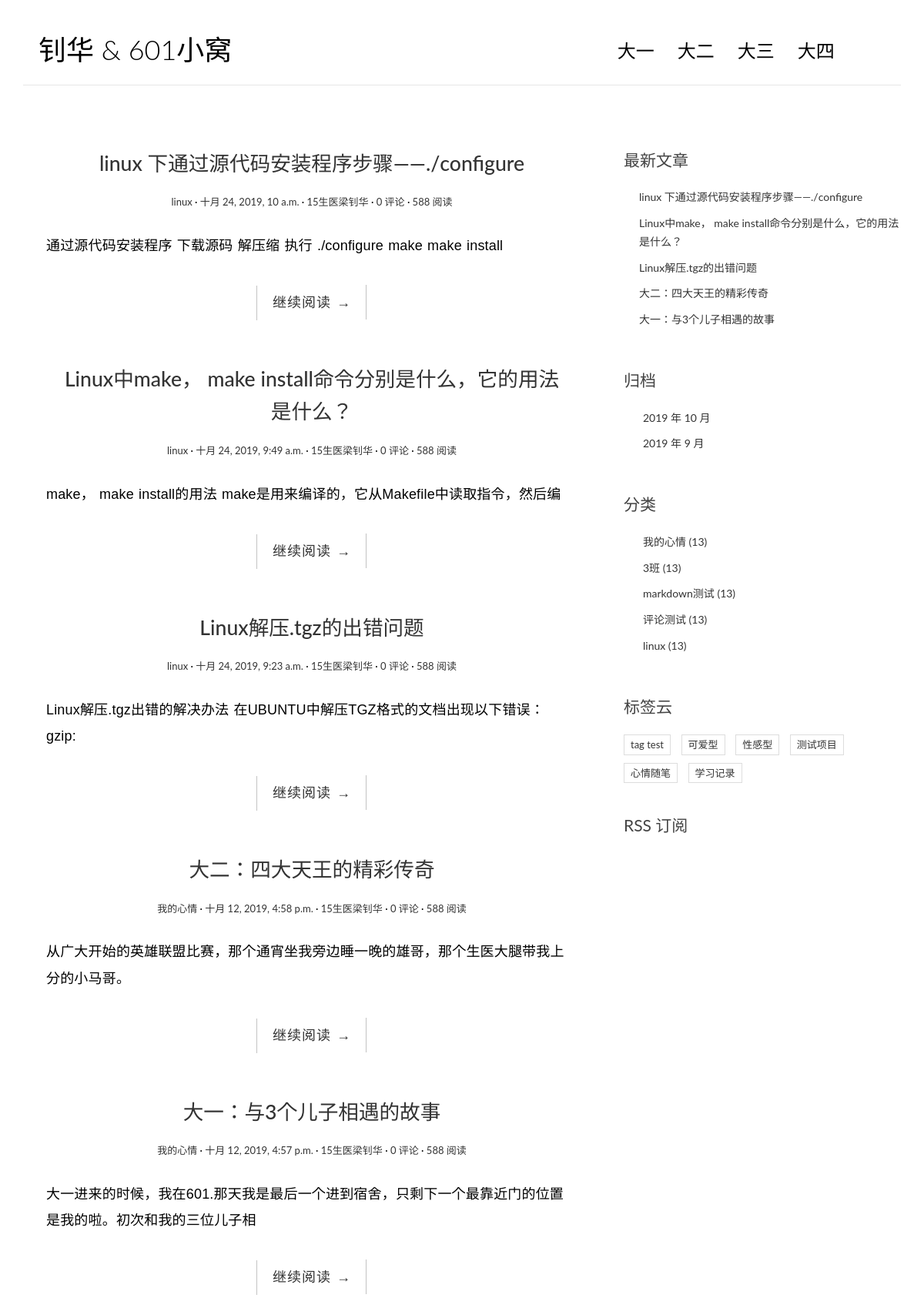
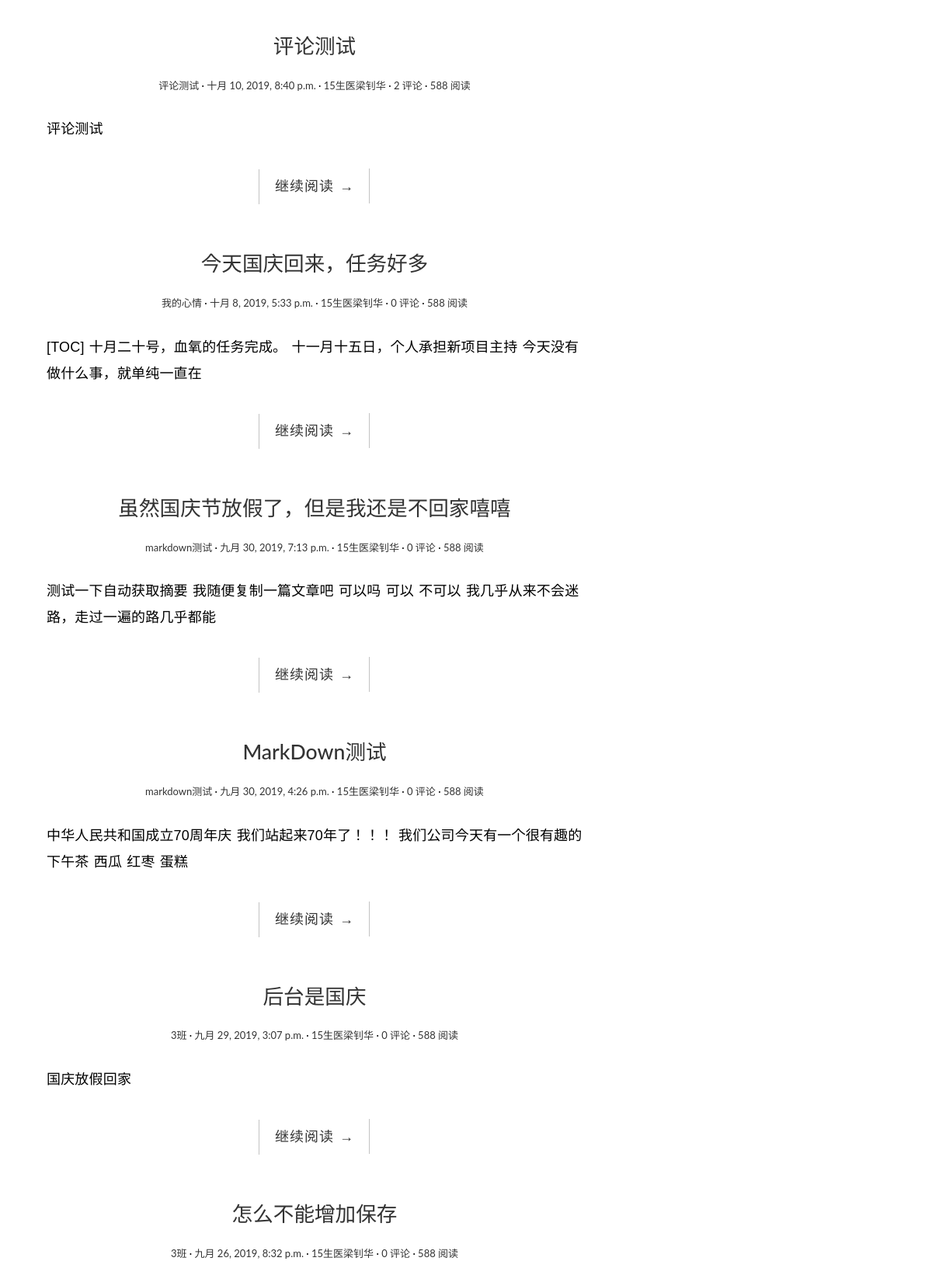
The page / (upper part) on the database its author committed (2 pictures, top to bottom).
### blog/models.py (models this page shows, shortened)
class Post(models.Model):
    class Meta:
        verbose_name = '文章'
        verbose_name_plural = verbose_name
        ordering = ['-created_time']
    objects = models.Manager()
    title = models.CharField("标题", max_length=70)
    body = models.TextField("正文")
    created_time = models.DateTimeField("创建时间", default=timezone.now)
    modified_time = models.DateTimeField("修改时间")
    excerpt = models.CharField("摘要", max_length=200, blank=True)
    tags = models.ManyToManyField(Tag, verbose_name="标签",  blank=True)
    category = models.ForeignKey(
        Category, verbose_name="分类",  on_delete=models.CASCADE)
    author = models.ForeignKey(
        User, verbose_name="作者", on_delete=models.CASCADE)
    """
第二种方法是使用 truncatechars 模板过滤器（Filter）。在 django 的模板系统中，模板过滤器的使用语法为 {{ var | filter: arg }}。
可以将模板过滤看做一个函数，它会作用于被它过滤的模板变量，从而改变模板变量的值。例如这里的 truncatechars 过滤器可以截取模板变量值
的前 N 个字符显示。关于模板过滤器，我们之前使用过 safe 过滤器，例如摘要效果，需要显示 post.body 的前 54 的字符，
那么可以在模板中使用 {{ post.body | truncatechars:54 }}。
例：<div class="entry-content clearfix">
      <p>{{ post.body|truncatechars:54 }}</p>
      <div class="read-more cl-effect-14">
          <a href="{{ post.get_absolute_url }}" class="more-link">继续阅读 <span class="meta-nav">→</span></a>
      </div>
  </div>
不过这种方法的一个缺点就是如果前 54 个字符含有块级 HTML 元素标签的话（比如一段代码块），会使摘要比较难看(无法去除HTML的标签，
在第一种方法中，使用strip_tags函数可以去除标签）。所以推荐使用第一种方法。
    """
    def get_absolute_url(self):
        return reverse("blog:detail", kwargs={"pk": self.pk})

class Category(models.Model):
    class Meta:
        verbose_name = '分类'
        verbose_name_plural = verbose_name
    objects = models.Manager()
    name = models.CharField(max_length=100)

class Tag(models.Model):
    class Meta:
        verbose_name = '标签'
        verbose_name_plural = verbose_name
    objects = models.Manager()
    name = models.CharField(max_length=100)

### blog/views.py (the view)
# urls.py: path("", views.index, name="index"),
def index(request):
    post_list = Post.objects.all()
    return render(request, "blog/index.html", context={
        "post_list": post_list
    })

### blog/templatetags/blog_extras.py (called while the page is built)
@register.inclusion_tag('blog/inclusions/_recent_posts.html', takes_context=True)
def show_recent_posts(context, num=5):
    return {
        "recent_post_list": Post.objects.all()[:num],
    }

@register.inclusion_tag('blog/inclusions/_archives.html', takes_context=True)
def show_archives(context):
    return {
        'date_list': Post.objects.dates('created_time', 'month', order='DESC'),
    }

@register.inclusion_tag('blog/inclusions/_categories.html', takes_context=True)
def show_categories(context):
    return {
        'category_list': Category.objects.all(),
    }

@register.inclusion_tag('blog/inclusions/_tags.html', takes_context=True)
def show_tags(context):
    tag_list = Tag.objects.all()
    return {
        'tag_list': tag_list,
    }

### templates/blog/index.html (shortened to what this page needs)
﻿{% extends 'base.html' %} {%block main%}
{% for post in post_list %}
<article class="post post-{{ post.pk }}">
    <header class="entry-header">
        <h1 class="entry-title">
            <a href="{{ post.get_absolute_url }}">{{ post.title }}</a>
        </h1>
        <div class="entry-meta">
            <span class="post-category"><a
                    href="{%url 'blog:category' post.category.pk%}">{{ post.category.name }}</a></span>
            <span class="post-date"><a href="#"><time class="entry-date"
                        datetime="{{ post.created_time }}">{{ post.created_time }}</time></a></span>
            <span class="post-author"><a href="#">{{ post.author }}</a></span>
            <span class="comments-link"><a href="{{ post.get_absolute_url }}#comment-area">{{post.comment_set.count}}
                    评论</a></span>
            <span class="views-count"><a href="{{ post.get_absolute_url }}">588 阅读</a></span>
        </div>
    </header>
    <div class="entry-content clearfix">
        <p>{{ post.excerpt }}</p>
        <div class="read-more cl-effect-14">
            <a href="{{ post.get_absolute_url }}" class="more-link">继续阅读 <span class="meta-nav">→</span></a>
        </div>
    </div>
</article>
{% empty %}
<div class="no-post">暂时还没有发布的文章！</div>
{% endfor %}
{%endblock main%}

### templates/blog/inclusions/_recent_posts.html
<div class="widget widget-recent-posts">
	<h3 class="widget-title">最新文章</h3>
	<ul>
		{% for post in recent_post_list %}
		<li>
			<a href="{{ post.get_absolute_url }}">{{ post.title }}</a>
		</li>
		{% empty %} 暂无文章！ {% endfor %}
	</ul>
</div>

### templates/blog/inclusions/_categories.html
<div class="widget widget-category">
    <h3 class="widget-title">分类</h3>
    <ul>
        {% for category in category_list %}
        <li>
            <a href="{%url 'blog:category' category.pk%}">
                {{ category.name }} <span class="post-count">(13)</span>
            </a>
        </li>
        {% endfor %}
    </ul>
</div>

### templates/blog/inclusions/_tags.html
<div class="widget widget-tag-cloud">
    <h3 class="widget-title">标签云</h3>
    <ul>
        {% for tag in tag_list %}
        <li>
            <a href="{%url 'blog:tag' tag.pk%}">{{ tag.name }}</a>
        </li>
        {% empty %} 暂无标签！ {% endfor %}
    </ul>
</div>

### blog/static/blog/css/custom.css (style rules this page uses)
* { outline: none; }
h1, h2, h3, h4, h5, h6 { margin-top: 0; }
a { color: #333; }
body { color: #444; font-family: 'Lato', sans-serif; }
p { font-family: 'Ubuntu', sans-serif; font-weight: 400; word-spacing: 1px; letter-spacing: 0.01em; }
.post { background: #fff; padding: 30px 30px 0; }
.entry-title { text-align: center; font-size: 1.9em; margin-bottom: 20px; line-height: 1.6; padding: 10px 20px 0; }
.entry-meta { text-align: center; color: #DDDDDD; font-size: 13px; margin-bottom: 30px; }
.entry-content { font-size: 18px; line-height: 1.9; font-weight: 300; color: #000; }
.post-category::after, .post-date::after, .post-author::after, .comments-link::after { content: ' ·'; color: #000; }
.read-more { font-family: 'Ubuntu', sans-serif; font-weight: 400; word-spacing: 1px; letter-spacing: 0.01em; text-align: center; margin-top: 20px; }
.cl-effect-14 a { padding: 0 20px; height: 45px; line-height: 45px; position: relative; display: inline-block; margin: 15px 25px; letter-spacing: 1px; font-weight: 400; text-shadow: 0 0 1px rgba(255, 255, 255, 0.3); }
.cl-effect-14 a::before, .cl-effect-14 a::after { position: absolute; width: 45px; height: 1px; background: #C3C3C3; content: ''; -webkit-transition: all 0.3s; -moz-transition: all 0.3s; transition: all 0.3s; pointer-events: none; }
.cl-effect-14 a::before { top: 0; left: 0; -webkit-transform: rotate(90deg); -moz-transform: rotate(90deg); transform: rotate(90deg); -webkit-transform-origin: 0 0; -moz-transform-origin: 0 0; transform-origin: 0 0; }
.cl-effect-14 a::after { right: 0; bottom: 0; -webkit-transform: rotate(90deg); -moz-transform: rotate(90deg); transform: rotate(90deg); -webkit-transform-origin: 100% 0; -moz-transform-origin: 100% 0; transform-origin: 100% 0; }
.widget { background: #fff; padding: 30px 0 0; }
.widget-title { font-size: 1.5em; margin-bottom: 20px; line-height: 1.6; padding: 10px 0 0; font-weight: 400; }
.widget-recent-posts ul { padding: 0; margin: 0; padding-left: 20px; }
.widget-recent-posts ul li { list-style-type: none; position: relative; line-height: 170%; margin-bottom: 10px; }
.widget-recent-posts ul li::before { content: '\f3d3'; font-family: "Ionicons"; position: absolute; left: -17px; top: 3px; font-size: 16px; color: #000; }
.widget-category ul { padding: 0; margin: 0; padding-left: 25px; }
.widget-category ul li { list-style-type: none; position: relative; line-height: 170%; margin-bottom: 10px; }
.widget-category ul li::before { content: '\f3fe'; font-family: "Ionicons"; position: absolute; left: -25px; top: 1px; font-size: 18px; color: #000; }
.widget-tag-cloud ul { padding: 0; margin: 0; margin-right: -10px; }
.widget-tag-cloud ul li { list-style-type: none; font-size: 13px; display: inline-block; margin-right: 10px; margin-bottom: 10px; padding: 3px 8px; border: 1px solid #ddd; }

### rows shown on the page
Post: title "linux 下通过源代码安装程序步骤——./configure", category.name "linux", created_time "十月 24, 2019, 10 a.m.", author "15生医梁钊华", comment_set.count "0", excerpt "通过源代码安装程序 下载源码 解压缩 执行 ./configure make make install"
Post: title "Linux中make， make install命令分别是什么，它的用法是什么？", category.name "linux", created_time "十月 24, 2019, 9:49 a.m.", author "15生医梁钊华", comment_set.count "0", excerpt "make， make install的用法 make是用来编译的，它从Makefile中读取指令，然后编"
Post: title "Linux解压.tgz的出错问题", category.name "linux", created_time "十月 24, 2019, 9:23 a.m.", author "15生医梁钊华", comment_set.count "0", excerpt "Linux解压.tgz出错的解决办法 在UBUNTU中解压TGZ格式的文档出现以下错误： gzip:"
Post: title "大二：四大天王的精彩传奇", category.name "我的心情", created_time "十月 12, 2019, 4:58 p.m.", author "15生医梁钊华", comment_set.count "0", excerpt "从广大开始的英雄联盟比赛，那个通宵坐我旁边睡一晚的雄哥，那个生医大腿带我上分的小马哥。"
Post: title "大一：与3个儿子相遇的故事", category.name "我的心情", created_time "十月 12, 2019, 4:57 p.m.", author "15生医梁钊华", comment_set.count "0", excerpt "大一进来的时候，我在601.那天我是最后一个进到宿舍，只剩下一个最靠近门的位置是我的啦。初次和我的三位儿子相"
Post: title "评论测试", category.name "评论测试", created_time "十月 10, 2019, 8:40 p.m.", author "15生医梁钊华", comment_set.count "2", excerpt "评论测试"
Post: title "今天国庆回来，任务好多", category.name "我的心情", created_time "十月 8, 2019, 5:33 p.m.", author "15生医梁钊华", comment_set.count "0", excerpt "[TOC] 十月二十号，血氧的任务完成。 十一月十五日，个人承担新项目主持 今天没有做什么事，就单纯一直在"
Post: title "虽然国庆节放假了，但是我还是不回家嘻嘻", category.name "markdown测试", created_time "九月 30, 2019, 7:13 p.m.", author "15生医梁钊华", comment_set.count "0", excerpt "测试一下自动获取摘要 我随便复制一篇文章吧 可以吗 可以 不可以 我几乎从来不会迷路，走过一遍的路几乎都能"
Post: title "MarkDown测试", category.name "markdown测试", created_time "九月 30, 2019, 4:26 p.m.", author "15生医梁钊华", comment_set.count "0", excerpt "中华人民共和国成立70周年庆 我们站起来70年了！！！ 我们公司今天有一个很有趣的下午茶 西瓜 红枣 蛋糕"
Post: title "后台是国庆", category.name "3班", created_time "九月 29, 2019, 3:07 p.m.", author "15生医梁钊华", comment_set.count "0", excerpt "国庆放假回家"
Post: title "怎么不能增加保存", category.name "3班", created_time "九月 26, 2019, 8:32 p.m.", author "15生医梁钊华", comment_set.count "0"
Category: name "我的心情"
Category: name "3班"
Category: name "markdown测试"
Category: name "评论测试"
Category: name "linux"
Tag: name "tag test"
Tag: name "可爱型"
Tag: name "性感型"
Tag: name "测试项目"
Tag: name "心情随笔"
Tag: name "学习记录"

### other values the page prints
{{ date.year }} "2019" "2019"
{{ date.month }} "10" "9"
